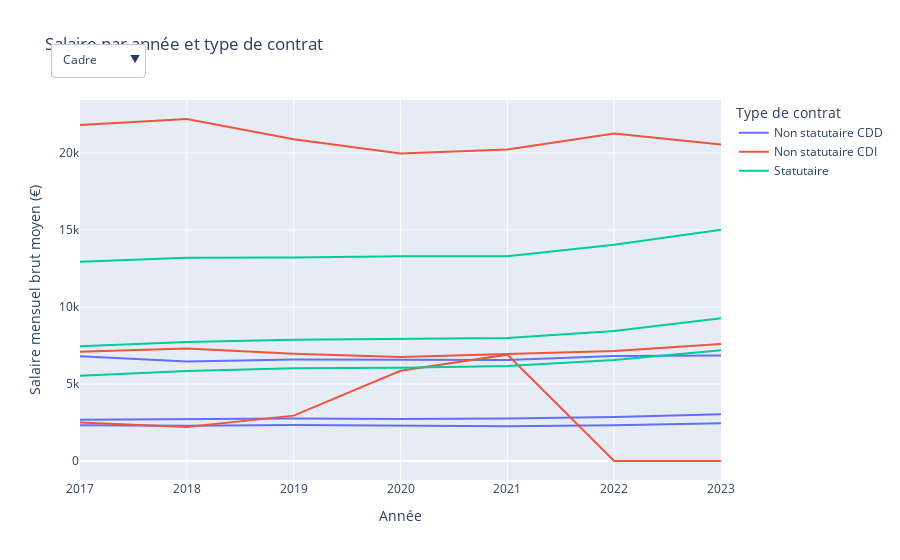

Here is the notebook cell this chart was saved with:
### Code cell
# Créer le graphique avec une liste de sélection pour le Collège
fig = px.line(
    statut,
    x="Année",
    y="Salaire mensuel brut moyen (€)",
    color="Type de contrat",
    line_group="Collège",
    title="Salaire par année et type de contrat",
    labels={"Salaire": "Salaire (€)", "Année": "Année"},
)

# Ajouter une liste de sélection (Filtre interactif)
fig.update_layout(
    updatemenus=[
        dict(
            buttons=[
                dict(
                    label=college,
                    method="update",
                    args=[{"visible": statut["Collège"] == college}, {"title": f"Collège: {college}"}],
                )
                for college in statut["Collège"].unique()
            ],
            direction="down",
            showactive=True,
            x=0.1,
            y=1.15,
        )
    ]
)

fig.show()

### Figure 1 — Plotly figure (JSON) as saved in the notebook; plotly's stock layout.template omitted (floating-point values rounded to 4 significant figures)
{"data": [{"hovertemplate": "Type de contrat=Non statutaire CDD<br>Collège=Cadre<br>Année=%{x}<br>Salaire mensuel brut moyen (€)=%{y}<extra></extra>", "legendgroup": "Non statutaire CDD", "line": {"color": "#636efa", "dash": "solid"}, "marker": {"symbol": "circle"}, "mode": "lines", "name": "Non statutaire CDD", "orientation": "v", "showlegend": true, "type": "scatter", "x": [2017, 2018, 2019, 2020, 2021, 2022, 2023], "xaxis": "x", "y": [6807, 6455, 6583, 6570, 6550, 6815, 6847], "yaxis": "y"}, {"hovertemplate": "Type de contrat=Non statutaire CDD<br>Collège=Execution<br>Année=%{x}<br>Salaire mensuel brut moyen (€)=%{y}<extra></extra>", "legendgroup": "Non statutaire CDD", "line": {"color": "#636efa", "dash": "solid"}, "marker": {"symbol": "circle"}, "mode": "lines", "name": "Non statutaire CDD", "orientation": "v", "showlegend": false, "type": "scatter", "x": [2017, 2018, 2019, 2020, 2021, 2022, 2023], "xaxis": "x", "y": [2319, 2295, 2330, 2278, 2248, 2326, 2449], "yaxis": "y"}, {"hovertemplate": "Type de contrat=Non statutaire CDD<br>Collège=Maitrise<br>Année=%{x}<br>Salaire mensuel brut moyen (€)=%{y}<extra></extra>", "legendgroup": "Non statutaire CDD", "line": {"color": "#636efa", "dash": "solid"}, "marker": {"symbol": "circle"}, "mode": "lines", "name": "Non statutaire CDD", "orientation": "v", "showlegend": false, "type": "scatter", "x": [2017, 2018, 2019, 2020, 2021, 2022, 2023], "xaxis": "x", "y": [2673, 2706, 2755, 2719, 2757, 2855, 3038], "yaxis": "y"}, {"hovertemplate": "Type de contrat=Non statutaire CDI<br>Collège=Cadre<br>Année=%{x}<br>Salaire mensuel brut moyen (€)=%{y}<extra></extra>", "legendgroup": "Non statutaire CDI", "line": {"color": "#EF553B", "dash": "solid"}, "marker": {"symbol": "circle"}, "mode": "lines", "name": "Non statutaire CDI", "orientation": "v", "showlegend": true, "type": "scatter", "x": [2017, 2018, 2019, 2020, 2021, 2022, 2023], "xaxis": "x", "y": [21809, 22204, 20895, 19968, 20223, 21263, 20544], "yaxis": "y"}, {"hovertemplate": "Type de contrat=Non statutaire CDI<br>Collège=Execution<br>Année=%{x}<br>Salaire mensuel brut moyen (€)=%{y}<extra></extra>", "legendgroup": "Non statutaire CDI", "line": {"color": "#EF553B", "dash": "solid"}, "marker": {"symbol": "circle"}, "mode": "lines", "name": "Non statutaire CDI", "orientation": "v", "showlegend": false, "type": "scatter", "x": [2017, 2018, 2019, 2020, 2021, 2022, 2023], "xaxis": "x", "y": [2492, 2215, 2945, 5855, 6904, 0, 0], "yaxis": "y"}, {"hovertemplate": "Type de contrat=Non statutaire CDI<br>Collège=Maitrise<br>Année=%{x}<br>Salaire mensuel brut moyen (€)=%{y}<extra></extra>", "legendgroup": "Non statutaire CDI", "line": {"color": "#EF553B", "dash": "solid"}, "marker": {"symbol": "circle"}, "mode": "lines", "name": "Non statutaire CDI", "orientation": "v", "showlegend": false, "type": "scatter", "x": [2017, 2018, 2019, 2020, 2021, 2022, 2023], "xaxis": "x", "y": [7094, 7297, 6962, 6745, 6950, 7136, 7596], "yaxis": "y"}, {"hovertemplate": "Type de contrat=Statutaire<br>Collège=Cadre<br>Année=%{x}<br>Salaire mensuel brut moyen (€)=%{y}<extra></extra>", "legendgroup": "Statutaire", "line": {"color": "#00cc96", "dash": "solid"}, "marker": {"symbol": "circle"}, "mode": "lines", "name": "Statutaire", "orientation": "v", "showlegend": true, "type": "scatter", "x": [2017, 2018, 2019, 2020, 2021, 2022, 2023], "xaxis": "x", "y": [12933, 13190, 13210, 13299, 13286, 14034, 15017], "yaxis": "y"}, {"hovertemplate": "Type de contrat=Statutaire<br>Collège=Execution<br>Année=%{x}<br>Salaire mensuel brut moyen (€)=%{y}<extra></extra>", "legendgroup": "Statutaire", "line": {"color": "#00cc96", "dash": "solid"}, "marker": {"symbol": "circle"}, "mode": "lines", "name": "Statutaire", "orientation": "v", "showlegend": false, "type": "scatter", "x": [2017, 2018, 2019, 2020, 2021, 2022, 2023], "xaxis": "x", "y": [5534, 5841, 6027, 6056, 6164, 6562, 7184], "yaxis": "y"}, {"hovertemplate": "Type de contrat=Statutaire<br>Collège=Maitrise<br>Année=%{x}<br>Salaire mensuel brut moyen (€)=%{y}<extra></extra>", "legendgroup": "Statutaire", "line": {"color": "#00cc96", "dash": "solid"}, "marker": {"symbol": "circle"}, "mode": "lines", "name": "Statutaire", "orientation": "v", "showlegend": false, "type": "scatter", "x": [2017, 2018, 2019, 2020, 2021, 2022, 2023], "xaxis": "x", "y": [7443, 7732, 7869, 7909, 7988, 8434, 9269], "yaxis": "y"}], "layout": {"legend": {"title": {"text": "Type de contrat"}, "tracegroupgap": 0}, "title": {"text": "Salaire par année et type de contrat"}, "updatemenus": [{"buttons": [{"args": [{"visible": [true, false, false, true, false, false, true, false, false, true, false, false, true, false, false, true, false, false, true, false, false, true, false, false, true, false, false, true, false, false, true, false, false, true, false, false, true, false, false, true, false, false, true, false, false, true, false, false, true, false, false, true, false, false, true, false, false, true, false, false, true, false, false]}, {"title": "Collège: Cadre"}], "label": "Cadre", "method": "update"}, {"args": [{"visible": [false, true, false, false, true, false, false, true, false, false, true, false, false, true, false, false, true, false, false, true, false, false, true, false, false, true, false, false, true, false, false, true, false, false, true, false, false, true, false, false, true, false, false, true, false, false, true, false, false, true, false, false, true, false, false, true, false, false, true, false, false, true, false]}, {"title": "Collège: Execution"}], "label": "Execution", "method": "update"}, {"args": [{"visible": [false, false, true, false, false, true, false, false, true, false, false, true, false, false, true, false, false, true, false, false, true, false, false, true, false, false, true, false, false, true, false, false, true, false, false, true, false, false, true, false, false, true, false, false, true, false, false, true, false, false, true, false, false, true, false, false, true, false, false, true, false, false, true]}, {"title": "Collège: Maitrise"}], "label": "Maitrise", "method": "update"}], "direction": "down", "showactive": true, "x": 0.1, "y": 1.15}], "xaxis": {"anchor": "y", "domain": [0, 1], "title": {"text": "Année"}}, "yaxis": {"anchor": "x", "domain": [0, 1], "title": {"text": "Salaire mensuel brut moyen (€)"}}}}
